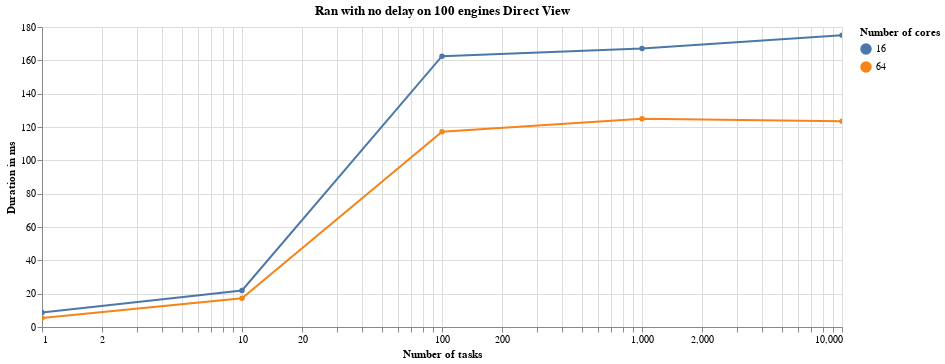
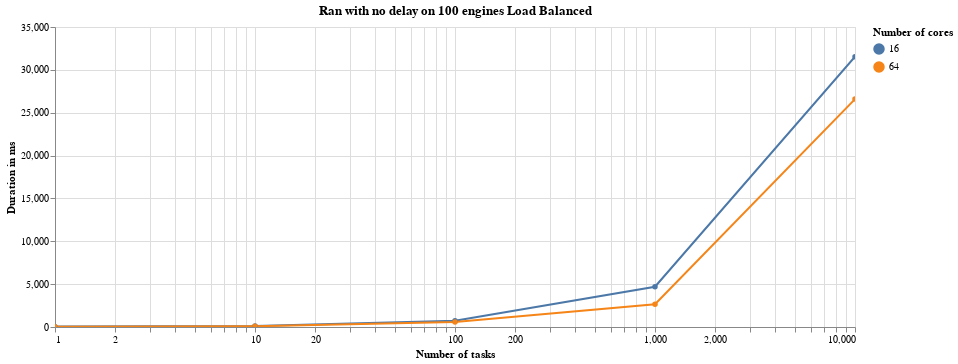

The notebook cell saved with these charts, in order:
### Code cell
no_delay_source = get_no_delay_source(benchmark_results)
display(Markdown(f'### With no delay and 100 engines:'))
data = pd.DataFrame(no_delay_source[BenchmarkType.TIME_N_TASKS_NO_DELAY]['direct_view'])
alt.Chart(data).mark_line(point=True).encode(
    alt.X(
        'Number of tasks',
        scale=alt.Scale(type='log')
    ),
    color='Number of cores:N',
    y='Duration in ms',
    tooltip='Duration in ms',                         
).properties(title=f'Ran with no delay on 100 engines Direct View', width=800).interactive().display(renderer='svg')

data = pd.DataFrame(no_delay_source[BenchmarkType.TIME_N_TASKS_NO_DELAY]['load_balanced'])
alt.Chart(data).mark_line(point=True).encode(
    alt.X(
        'Number of tasks',
        scale=alt.Scale(type='log')
    ),
    color='Number of cores:N',
    y='Duration in ms',
    tooltip='Duration in ms',                         
).properties(title=f'Ran with no delay on 100 engines Load Balanced', width=800).interactive().display(renderer='svg')

### Figure 1 — Vega-Lite specification as saved in the notebook (floating-point values rounded to 4 significant figures)
{"$schema": "https://vega.github.io/schema/vega-lite/v3.4.0.json", "config": {"mark": {"tooltip": null}, "view": {"height": 300, "width": 400}}, "data": {"name": "data-8ef75365ba7fbf4f4d54fa282803fabe"}, "datasets": {"data-8ef75365ba7fbf4f4d54fa282803fabe": [{"Duration in ms": 8.65, "Number of cores": 16, "Number of tasks": 1}, {"Duration in ms": 21.92, "Number of cores": 16, "Number of tasks": 10}, {"Duration in ms": 162.5, "Number of cores": 16, "Number of tasks": 100}, {"Duration in ms": 167.1, "Number of cores": 16, "Number of tasks": 1000}, {"Duration in ms": 175.1, "Number of cores": 16, "Number of tasks": 10000}, {"Duration in ms": 5.46, "Number of cores": 64, "Number of tasks": 1}, {"Duration in ms": 17.3, "Number of cores": 64, "Number of tasks": 10}, {"Duration in ms": 117.2, "Number of cores": 64, "Number of tasks": 100}, {"Duration in ms": 124.9, "Number of cores": 64, "Number of tasks": 1000}, {"Duration in ms": 123.5, "Number of cores": 64, "Number of tasks": 10000}]}, "encoding": {"color": {"field": "Number of cores", "type": "nominal"}, "tooltip": {"field": "Duration in ms", "type": "quantitative"}, "x": {"field": "Number of tasks", "scale": {"type": "log"}, "type": "quantitative"}, "y": {"field": "Duration in ms", "type": "quantitative"}}, "mark": {"point": true, "type": "line"}, "selection": {"selector018": {"bind": "scales", "encodings": ["x", "y"], "type": "interval"}}, "title": "Ran with no delay on 100 engines Direct View", "width": 800}

### Figure 2 — Vega-Lite specification as saved in the notebook (floating-point values rounded to 4 significant figures)
{"$schema": "https://vega.github.io/schema/vega-lite/v3.4.0.json", "config": {"mark": {"tooltip": null}, "view": {"height": 300, "width": 400}}, "data": {"name": "data-aefbecf3b496de08d63e3cce8ef948ff"}, "datasets": {"data-aefbecf3b496de08d63e3cce8ef948ff": [{"Duration in ms": 44.42, "Number of cores": 16, "Number of tasks": 1}, {"Duration in ms": 119.5, "Number of cores": 16, "Number of tasks": 10}, {"Duration in ms": 721.4, "Number of cores": 16, "Number of tasks": 100}, {"Duration in ms": 4698.0, "Number of cores": 16, "Number of tasks": 1000}, {"Duration in ms": 31540.0, "Number of cores": 16, "Number of tasks": 10000}, {"Duration in ms": 30.72, "Number of cores": 64, "Number of tasks": 1}, {"Duration in ms": 84.54, "Number of cores": 64, "Number of tasks": 10}, {"Duration in ms": 594.6, "Number of cores": 64, "Number of tasks": 100}, {"Duration in ms": 2660.0, "Number of cores": 64, "Number of tasks": 1000}, {"Duration in ms": 26590.0, "Number of cores": 64, "Number of tasks": 10000}]}, "encoding": {"color": {"field": "Number of cores", "type": "nominal"}, "tooltip": {"field": "Duration in ms", "type": "quantitative"}, "x": {"field": "Number of tasks", "scale": {"type": "log"}, "type": "quantitative"}, "y": {"field": "Duration in ms", "type": "quantitative"}}, "mark": {"point": true, "type": "line"}, "selection": {"selector019": {"bind": "scales", "encodings": ["x", "y"], "type": "interval"}}, "title": "Ran with no delay on 100 engines Load Balanced", "width": 800}
